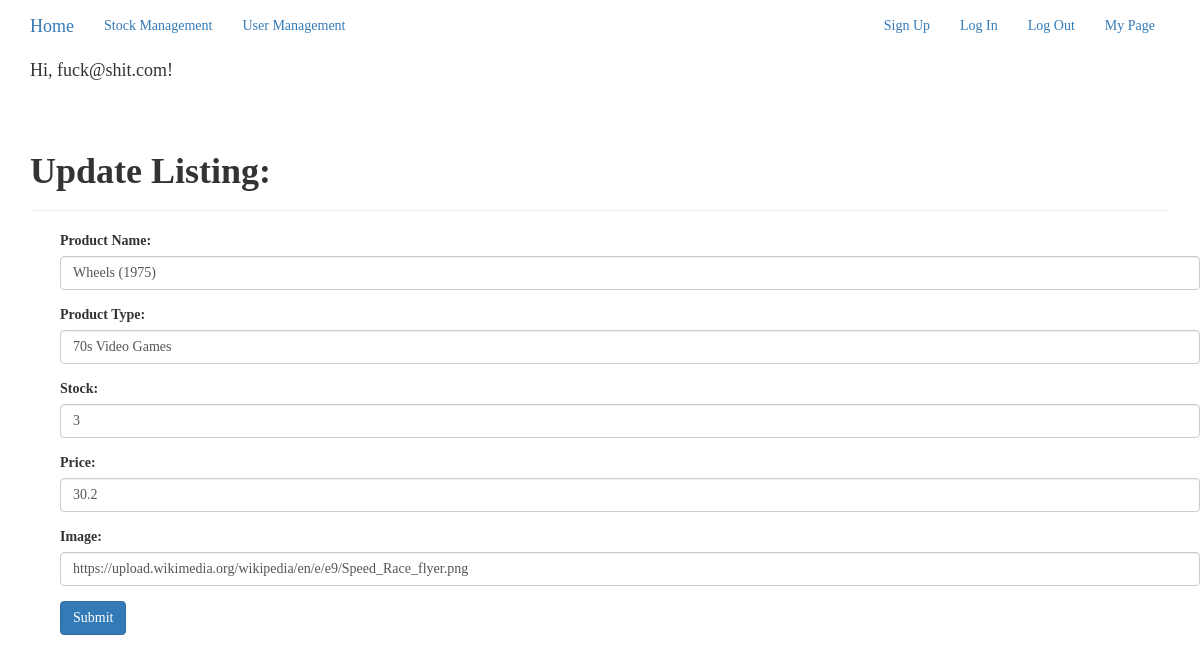
The app's page /update/3 (signed in), older data.
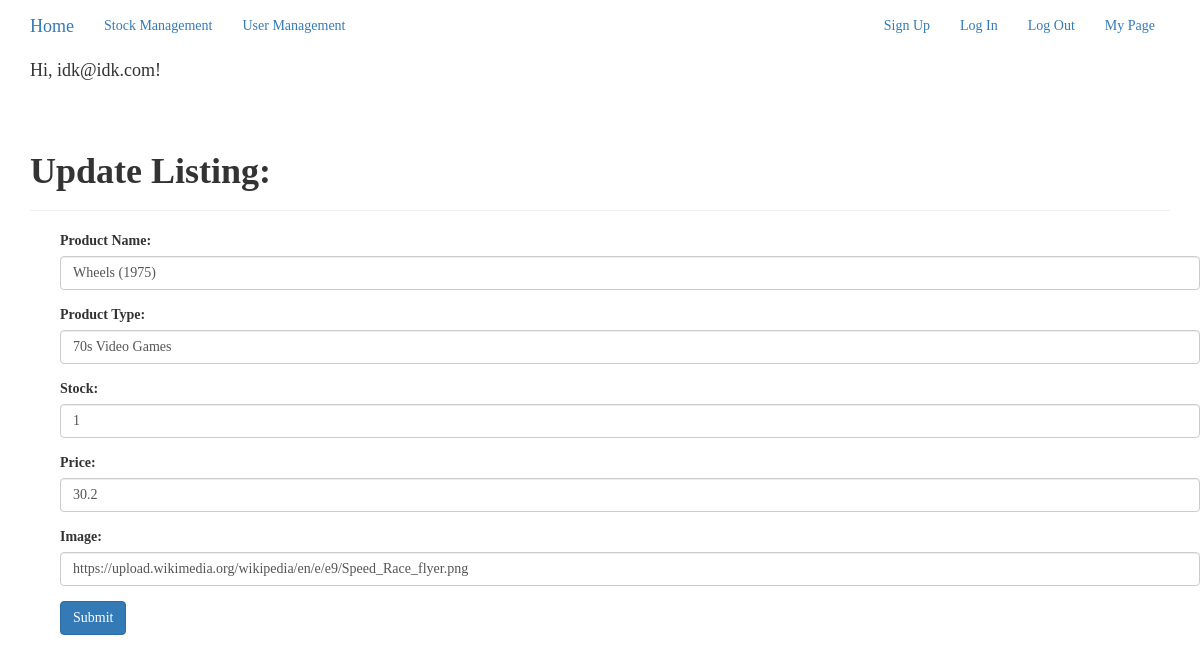
The same page, newer data.
### app/models.py (models this page shows, shortened)
class User(UserMixin, db.Model):
    __tablename__ = 'users'
    id = db.Column(db.Integer, primary_key=True)
    email = db.Column(db.String(64), unique=True, index=True)
    password_hash = db.Column(db.String(128))
    wallet = db.Column(db.Float)
    admin = db.Column(db.Boolean)

class Products(db.Model):
    __tablename__ = 'Products'
    id = db.Column(db.Integer, primary_key=True)
    title = db.Column(db.String(256), unique=True, nullable=False)
    category = db.Column(db.String(64), nullable=False)
    stockAmount = db.Column(db.Integer)
    originalPrice = db.Column(db.Float)
    imgLink = db.Column(db.String(256), unique=True, nullable=False)

### app/app.py (the view)
@app.route('/update/<string:id>', methods=['GET', 'POST'])
@login_required
def update(id):
    update = Products.query.filter_by(id=id).first()
    if request.method == "POST":
        try:
            update.title = request.form['title']
            update.category = request.form['category']
            update.id = request.form['id']
            update.stockAmount = request.form['amount']
            update.originalPrice = request.form['price']
            update.imgLink = request.form['link']
            db.session.commit()
            return redirect(url_for('app.table'))
        except:
            return render_template('error.html')
    else:
        return render_template('update.html', update=update)

### app/models.py (called while the page is built)
@login_manager.user_loader
def load_user(user_id):
    return User.query.get(int(user_id))

### app/templates/update.html
{% extends "base.html" %}
{% block page_content %}
<div class="page-header">
    <h1><b>Update Listing:</b></h1>
</div>
<div class="container">
    <div class="container">
     <form action="{{url_for('app.update', id=update.id)}}" METHOD="POST">
      <div class="form-group">
        <label for="title">Product Name: </label>
        <input type="text" class="form-control" id="title" name="title" placeholder="{{update.title}}" value="{{update.title}}">
    </div>
 <div class="form-group">
    <label for="category">Product Type: </label>
    <input type="text" class="form-control" id="category" name="category" placeholder="{{update.category}}" value="{{update.category}}">
</div>
<div class="form-group">
    <label for="amount">Stock: </label>
    <input type="number" class="form-control" id="amount" name="amount" placeholder="{{update.stockAmount}}" value="{{update.stockAmount}}">
</div>
<div class="form-group">
    <label for="price">Price: </label>
    <input type="number" step="any" class="form-control" id="price" name="price" placeholder="{{update.originalPrice}}" value="{{update.originalPrice}}">
</div>
<div class="form-group">
    <label for="link">Image: </label>
    <input type="text" class="form-control" id="link" name="link" placeholder="{{update.imgLink}}" value="{{update.imgLink}}">
</div>
<button type="submit" class="btn btn-primary">Submit</button>
</form>
</div>
</div>
{% endblock %}

### app/templates/base.html (shortened to what this page needs)
{% extends "bootstrap/base.html" %}
{% block head %}
{{ super() }}
<link rel="stylesheet" type="text/css" href="{{ url_for('static', filename='style.css') }}">
{% endblock %}
{% block navbar %}
<div class="navbar navbar-dark" role="navigation">
  <div class="container">
    <div class="navbar-header">
      <a class="navbar-brand" href="{{url_for('app.index')}}">Home</a>
    </div>
    <div class="navbar-collapse collapse">
      <ul class="nav navbar-nav">
        <li><a href="{{url_for('app.table')}}">Stock Management</a></li>
        <li><a href="{{url_for('app.user_table')}}">User Management</a></li>
      </ul>
      <ul class="nav navbar-nav navbar-right">
        <li><a href="{{url_for('auth.signup')}}">Sign Up</a></li>
        <li><a href="{{url_for('auth.login')}}">Log In</a></li>
        <li><a href="{{url_for('auth.logout')}}">Log Out</a></li>
        <li><a href="{{url_for('auth.profile', user_id=current_user.id)}}">My Page</a></li>
      </ul>
    </div>
    {% if current_user.email%}
        <h4>Hi, {{current_user.email}}!</h4>
    {% else %}
        <h4>Hi, Guest! </h4>
    {% endif %}
  </div>
</div>
{% endblock %}
{% block content %}
<div class="container">
    {% block page_content %}{% endblock %}
</div>
{% endblock %}

Row changes from the older to the newer data that the page shows:
changed User: email "fuck@shit.com" → "idk@idk.com"
changed Products "70s Video Games": amount "3" → "1"
